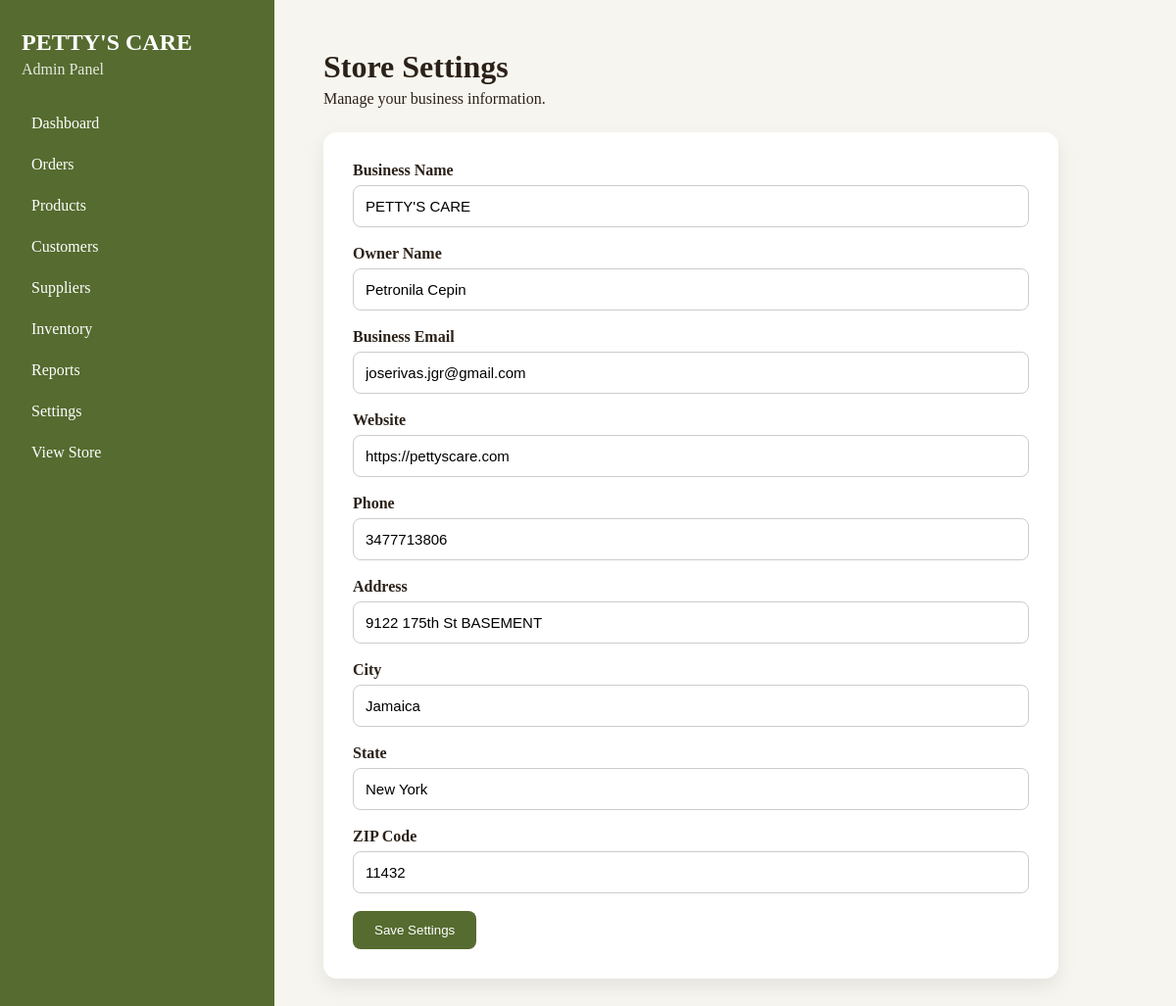
Page /admin/settings (signed in) on the committed database.
### tables this page shows
CREATE TABLE store_settings (
    id INTEGER PRIMARY KEY,
    business_name TEXT,
    owner_name TEXT,
    contact_email TEXT,
    phone TEXT,
    website TEXT,
    address TEXT,
    city TEXT,
    state TEXT,
    zip_code TEXT,
    facebook TEXT,
    instagram TEXT,
    youtube TEXT,
    shipping_fee REAL,
    tax_rate REAL,
    currency TEXT,
    logo TEXT
);

### app.py (the view, shortened to what this page needs)
@app.route("/admin/settings", methods=["GET", "POST"])
@login_required
def admin_settings():
    conn = sqlite3.connect("pettys.db")
    conn.row_factory = sqlite3.Row
    cursor = conn.cursor()
    cursor.execute("SELECT * FROM store_settings WHERE id=1")
    settings = cursor.fetchone()
    conn.close()
    return render_template(
        "admin_settings.html",
        settings=settings
    )

### app.py (called while the page is built)
@login_manager.user_loader
def load_user(user_id):
    conn = sqlite3.connect("pettys.db")
    conn.row_factory = sqlite3.Row
    cursor = conn.cursor()
    cursor.execute("SELECT id, username FROM admin_users WHERE id = ?", (user_id,))
    user = cursor.fetchone()
    conn.close()
    if user:
        return AdminUser(user["id"], user["username"])
    return None

### templates/admin_settings.html (shortened to what this page needs)
{% extends "admin_base.html" %}
{% block content %}
<div class="admin-header">
    <h1>Store Settings</h1>
    <p>Manage your business information.</p>
</div>
<div class="admin-form-card">
<form method="POST">
<label>Business Name</label>
<input type="text" name="business_name" value="{{ settings.business_name }}">
<label>Owner Name</label>
<input type="text" name="owner_name" value="{{ settings.owner_name }}">
<label>Business Email</label>
<input type="email" name="contact_email" value="{{ settings.contact_email }}">
<label>Website</label>
<input type="text" name="website" value="{{ settings.website }}">
<label>Phone</label>
<input type="text" name="phone" value="{{ settings.phone or '' }}">
<label>Address</label>
<input type="text" name="address" value="{{ settings.address or '' }}">
<label>City</label>
<input type="text" name="city" value="{{ settings.city or '' }}">
<label>State</label>
<input type="text" name="state" value="{{ settings.state or '' }}">
<label>ZIP Code</label>
<input type="text" name="zip_code" value="{{ settings.zip_code or '' }}">
<button type="submit">
    Save Settings
</button>
</form>
</div>
{% endblock %}

### static/css/style.css (style rules this page uses)
* { margin:0; padding:0; box-sizing:border-box; }
body { font-family:Georgia, serif; background:#fffdf8; color:#2b2118; }
body { overflow-x: hidden; }
.admin-header { margin-bottom: 25px; }
.admin-header h1 { font-size: 2rem; margin-bottom: 5px; }
.admin-form-card { background: white; max-width: 750px; padding: 30px; border-radius: 14px; box-shadow: 0 8px 20px rgba(0,0,0,.08); }
.admin-form-card label { display: block; font-weight: bold; margin-bottom: 6px; }
.admin-form-card input, .admin-form-card textarea { width: 100%; padding: 12px; margin-bottom: 18px; border: 1px solid #ccc; border-radius: 8px; font-size: 15px; }
.admin-form-card button { background: #556B2F; color: white; padding: 12px 22px; border: none; border-radius: 8px; cursor: pointer; }

### rows in the picture
store_settings: business_name "PETTY'S CARE", owner_name "Petronila Cepin", contact_email "joserivas.jgr@gmail.com", website "https://pettyscare.com", phone "3477713806", address "9122 175th St BASEMENT", city "Jamaica", state "New York", zip_code "11432"
